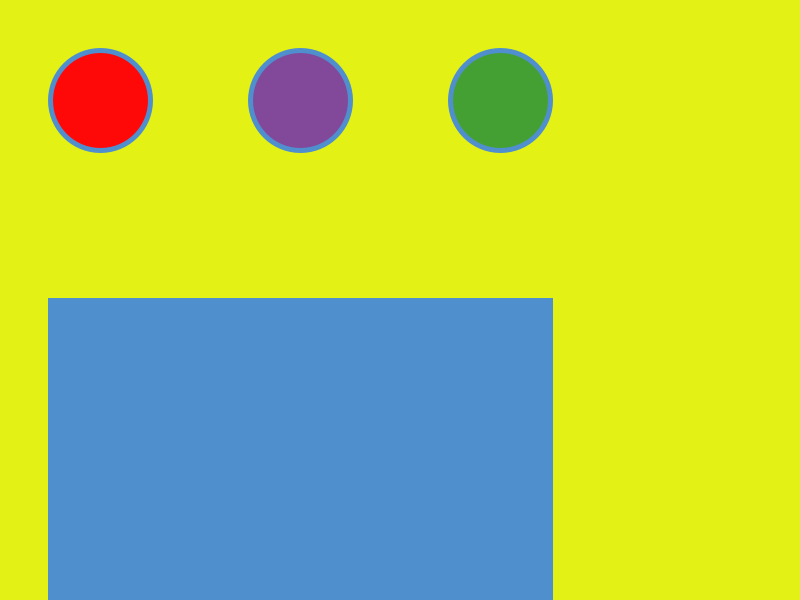
Frame 1 (no input)
Frame 60 (the mouse pressed at the canvas centre just before this capture): identical to frame 1, image omitted
Frame 120 (the mouse held since frame 60 and released just before this capture): identical to frame 1, image omitted

The Processing sketch that drew this single still picture (run headless with seeded random() and noise(); from frame 60 on, the mouse is pressed at the canvas centre):

// Processing sketch: unit3
// ── unit3.pde
color red = #FF0808;
color green = #45A034;
color purple = #82499B;
color yellow = #E3F214;
color blue = #4F8FCE;
color white = #FFFFFF;  
   color selectedcolor;
   
  void setup() {
    size(800,600);
    strokeWeight(5);
    stroke(blue);
  selectedcolor = blue;
}
  void draw() {
    background(yellow);
     //buttons
 
  if ( dist(100,100, mouseX, mouseY) < 50) { 
  stroke(white);
  }else{
   stroke(blue);
  }
     fill(red);
     circle(100,100,100);
    
     if ( dist(300,100, mouseX, mouseY) < 50) { 
  stroke(white);
  }else{
   stroke(blue);
  }
     fill(purple);
     circle(300, 100, 100);
    stroke(blue); 
      if ( dist(500,100, mouseX, mouseY) < 50) { 
  stroke(white);
  }else{
   stroke(blue);
  }
     fill(green);
     circle(500,100, 100);
     stroke(blue);
     //indicator
fill(selectedcolor);
  square(50,300,500);
  }
  
  
  void mouseReleased() {
    if ( dist(100,100, mouseX, mouseY) < 50) {
    selectedcolor = red;
    }
 if ( dist(300,100, mouseX, mouseY) < 50) {
 selectedcolor = purple;
 }
  if ( dist(500,100, mouseX, mouseY) < 50) {
 selectedcolor = green;
 }
  }
  
